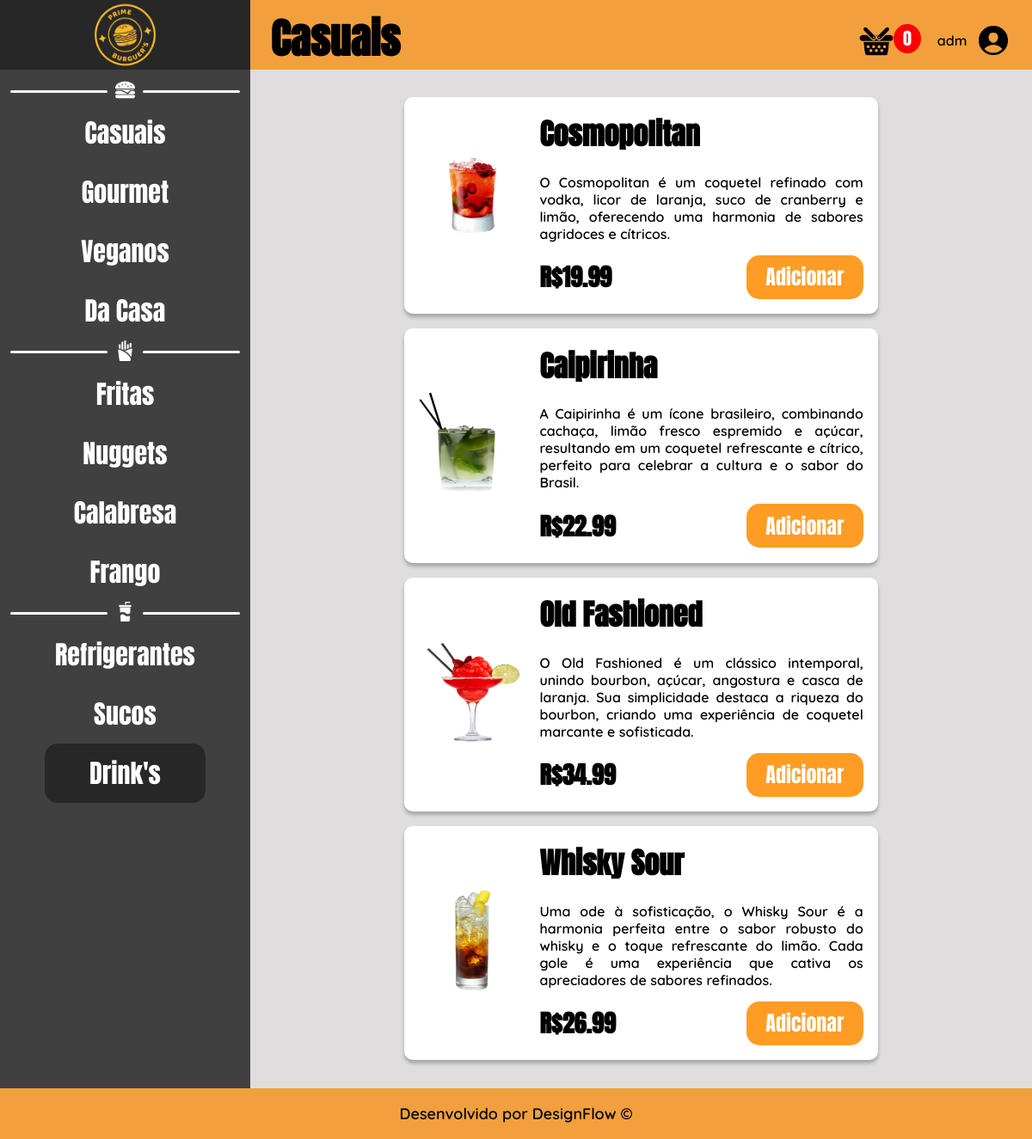
Page /php/drinks.php (signed in) on the committed database.
### tables this page shows
CREATE TABLE IF NOT EXISTS `produtos_cadastrados` (
	`id_produto` int(50) NOT NULL,
	`nome_produto` varchar(50) NOT NULL,
	`descricao_produto` varchar(500) NOT NULL,
	`img_produto` varchar(100) NOT NULL,
	`categoria_produto` enum(
		'Casuais',
		'Gourmet',
		'Veganos',
		'Da Casa',
		'Fritas',
		'Nuggets',
		'Calabresa',
		'Frango',
		'Refrigerantes',
		'Sucos',
		'Drinks'
	) NOT NULL,
	`valor_produto` decimal(10, 2) NOT NULL
);

### php/drinks.php (the view, shortened to what this page needs)
<?php
$username = $_SESSION["nome_usuario"];
?>
<!DOCTYPE html>
<html lang="pt-br">
<head>
    <link rel="stylesheet" href="../css/drinks.css">
</head>
<body>
    <header class="responsive-header">
<div class="logo-area">
    <img src="../img/logo.png" id="img-logo" alt="Logo" onclick="javascript:location.href='direcionamento.php'">
</div>
<div class="search-area">
    <h4 id="txt-title">Casuais</h4>
    <div class="configs">
        <div class="carrinho">
            <img src="../img/cesta.png" class="icon-cesta" onclick="abrirModalCarrinho()">
            <span class="quant" id="quantidade-carrinho">0</span>
        </div>
        <div class="user-name-area">
            <p id="user-name"><?php echo $username; ?></p>
            <img src="../img/user-c.png" id="user-c-icon" onclick="toggleDrop()">
        </div>
    </div>
</div>
</header>
    <main>
        <aside id="myDropdown">
            <div class="category-burg">
                <div class="linha"></div>
                <div class="burguer-icon">
                    <img src="../img/icon-burguer.png" class="icon-category">
                </div>
                <div class="linha2"></div>
            </div>
            <div class="burguer-options">
                <ul onclick="mudarTelaBurguerCasual()" class="ul-options">Casuais</ul>
                <ul onclick="mudarTelaBurguerGourmet()" class="ul-options">Gourmet</ul>
                <ul onclick="mudarTelaBurguerVegano()" class="ul-options">Veganos</ul>
                <ul onclick="mudarTelaBurguerDaCasa()" class="ul-options">Da Casa</ul>
            </div>
            <div class="category-portions">
                <div class="linha"></div>
                <div class="portion-icon">
                    <img src="../img/icon-batata.png" class="icon-category">
                </div>
                <div class="linha2"></div>
            </div>
            <div class="portions-options">
                <ul onclick="mudarTelaBatataFrita()" class="ul-options">Fritas</ul>
                <ul onclick="mudarTelaNugget()" class="ul-options">Nuggets</ul>
                <ul onclick="mudarTelaCalabresa()" class="ul-options">Calabresa</ul>
                <ul onclick="mudarTelaFrango()" class="ul-options">Frango</ul>
            </div>
            <div class="category-drinks">
                <div class="linha"></div>
                <div class="drink-icon">
                    <img src="../img/icon-refri.png" class="icon-category">
                </div>
                <div class="linha2"></div>
            </div>
            <div class="drinks-options">
                <ul onclick="mudarTelaRefrigerante()" class="ul-options">Refrigerantes</ul>
                <ul onclick="mudarTelaSuco()" class="ul-options">Sucos</ul>
                <ul id="drinks" class="ul-options">Drink's</ul>
            </div>
        </aside>
        <div class="all-products">
            <?php
            include '../php-action/conexao.php';
            $consulta = "SELECT * FROM produtos_cadastrados WHERE categoria_produto = 'Drinks' ORDER BY id_produto ASC";
            $resultado = $conn->query($consulta);
            if ($resultado->num_rows > 0) :
                while ($row = $resultado->fetch_assoc()) :
                    echo '
                        <div class="card-product">
                            <div class="img-product">
                                <img src="' . $row["img_produto"] . '" class="img-burg">
                            </div>
                            <div class="product">
                                <h2 class="title-product">' . $row["nome_produto"] . '</h2>
                                <p>' . $row["descricao_produto"] . '</p>
                                <div class="buy">
                                    <h3>R$' . $row["valor_produto"] . '</h3>
                                    <input type="button" value="Adicionar" class="btn-add" data-nome="' . $row["nome_produto"] . '" data-preco="' . $row["valor_produto"] . '" data-imagem="' . $row["img_produto"] . '">
                                </div>
                            </div>
                        </div>';
                endwhile;
            else:
                echo "Nenhum produto encontrado para esta categoria.";
            endif;
            ?>
        </div>
    </main>
    <footer>
        <p id="txt-footer">Desenvolvido por DesignFlow &copy;</p>
    </footer>
</body>
</html>

### css/drinks.css (style rules this page uses)
* { margin: 0; padding: 0; }
html { background-color: #f2a03d; }
header { display: flex; }
main { display: flex; max-width: 100%; }
aside { background-color: #404040; width: 25.6%; padding-top: 1%; padding-bottom: 1%; transition: max-height 0.6s linear(0 0%, 0.51 49.26%, 1 100%); }
p { font-family: 'Quicksand', sans-serif; font-weight: 600; text-align: justify; }
h2 { font-size: 34px; margin-bottom: 1.5%; font-family: 'Anton', sans-serif; }
h3 { font-size: 28px; font-family: 'Anton', sans-serif; }
h4 { font-size: 22px; font-family: 'Anton', sans-serif; }
.logo-area { background-color: #272727; text-align: center; width: 33.75%; display: flex; align-items: center; justify-content: center; }
.search-area { background-color: #f2a03d; width: 100%; display: flex; max-width: 100%; padding: 0 2%; }
.user-name-area { display: flex; align-items: center; gap: 10px; }
.category-burg, .category-portions, .category-drinks { display: flex; align-items: center; }
.linha { background-color: white; width: 100%; height: 3px; margin-left: 4%; border-radius: 20px; }
.linha2 { background-color: white; width: 100%; height: 3px; margin-right: 4%; border-radius: 20px; }
.burguer-icon, .portion-icon, .drink-icon { text-align: center; width: 36%; }
.icon-category { width: 58%; }
.burguer-options, .portions-options, .drinks-options { text-align: center; display: flex; color: white; flex-direction: column; align-items: center; font-size: 30px; line-height: 230%; font-family: 'Anton', sans-serif; }
.configs { display: flex; align-items: flex-end; width: 56%; justify-content: flex-end; gap: 30px; margin-bottom: 1.5%; }
.card-product { background-color: white; border-radius: 10px; width: 60%; display: flex; max-width: 100%; gap: 15px; padding: 2%; box-shadow: 0px 4px 4px 0px rgba(0, 0, 0, 0.25); margin: 1%; }
.img-product { width: 25%; display: flex; align-items: center; }
.product { width: 75%; text-align: justify; display: flex; flex-direction: column; gap: 15px; }
.product h2 { font-size: 34px; }
.img-product img { width: 100%; }
.all-products { background-color: #dfdddd; padding: 2%; width: 75.8%; display: flex; justify-content: center; flex-direction: column; align-items: center; gap: 0.5%; }
.buy { display: flex; align-items: center; justify-content: space-between; }
.buy h3 { font-size: 28px; }
.btn-add { font-family: 'Anton', sans-serif; border: none; color: white; background-color: #ff9c24; padding: 2% 6%; border-radius: 15px; font-size: 24px; cursor: pointer; }
#img-logo { width: 28%; cursor: pointer; }
#txt-title { font-family: 'Anton', sans-serif; font-size: 48px; width: 70%; display: flex; align-items: flex-end; }
#drinks { background-color: #272727; padding: 0% 18%; border-radius: 15px; }
#txt-footer { text-align: center; padding: 1.5%; color: rgb(0, 0, 0); font-size: 18px; }
#user-c-icon { width: 2.6em; cursor: pointer; }
.quant { border-radius: 50%; background-color: #ff0000; padding: 3% 22%; color: white; text-align: center; font-family: 'Anton', sans-serif; font-weight: 100; font-size: 20px; }
.carrinho { display: flex; justify-content: center; align-items: flex-start; max-width: 100%; }
.icon-cesta { width: 2.5em; cursor: pointer; }

### rows in the picture
produtos_cadastrados: img_produto (picture), nome_produto "Cosmopolitan", descricao_produto "O Cosmopolitan é um coquetel refinado com vodka, licor de laranja, suco de cranberry e limão, oferecendo uma harmonia de sabores agridoces e cítricos.", valor_produto "19.99"
produtos_cadastrados: img_produto (picture), nome_produto "Caipirinha", descricao_produto "A Caipirinha é um ícone brasileiro, combinando cachaça, limão fresco espremido e açúcar, resultando em um coquetel refrescante e cítrico, perfeito para celebrar a cultura e o sabor do Brasil.", valor_produto "22.99"
produtos_cadastrados: img_produto (picture), nome_produto "Old Fashioned", descricao_produto "O Old Fashioned é um clássico intemporal, unindo bourbon, açúcar, angostura e casca de laranja. Sua simplicidade destaca a riqueza do bourbon, criando uma experiência de coquetel marcante e sofisticada.", valor_produto "34.99"
produtos_cadastrados: img_produto (picture), nome_produto "Whisky Sour", descricao_produto "Uma ode à sofisticação, o Whisky Sour é a harmonia perfeita entre o sabor robusto do whisky e o toque refrescante do limão. Cada gole é uma experiência que cativa os apreciadores de sabores refinados.", valor_produto "26.99"

### other values in the picture
$username "adm"
